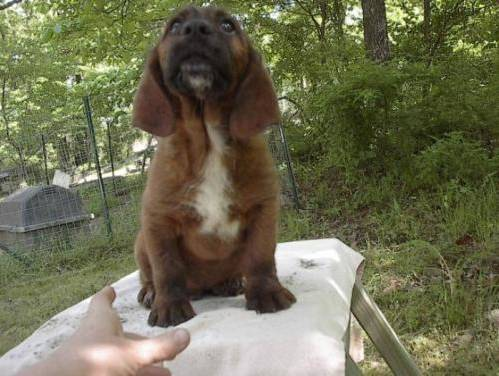
#> input picture input_image.jpg, 499 x 376 px
$ python main.py
#> lines starting #> are read from the running program, lines starting #| are printed output that depends on the picture
import cv2
def main():
    image_path = "input_image.jpg" # Replace with your image file
    image = cv2.imread(image_path)
#> image is the input picture: shape (376, 499, 3); mean B, G, R 81.8, 109.7, 110.5


    if image is None:
        print (f"Error: Unable to load image at {image_path}")
        return
    print("Original image loaded successfully.")

    sizes = {'small': (200, 200), 'medium': (400, 400), 'large': (600, 600)}

    for size_name, dimensions in sizes.items():
        resized = cv2.resize(image, dimensions)
        cv2.imshow(f"{size_name.capitalize()} Image", resized)
        cv2.imwrite(f"input_image_{size_name}.jpg", resized)
        print(f"Image resized to ({dimensions[0]}x{dimensions[1]} pixels ({size_name}) and saved.")
#> this loop made 3 passes
#> pass 1, in main, `resized = cv2.resize(image, dimensions)`:
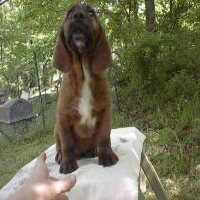
#> resized: shape (200, 200, 3); mean B, G, R 81.8, 109.7, 110.4
#> pass 2, in main, `resized = cv2.resize(image, dimensions)`:
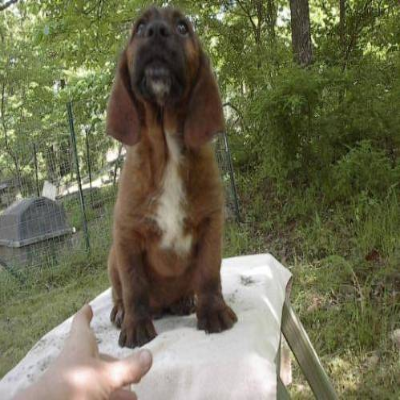
#> resized: shape (400, 400, 3); mean B, G, R 81.7, 109.6, 110.4


    print("Displaying resized images. Press any key in the image windows to exit.")
    cv2.waitKey(0)
    cv2.destroyAllWindows ()
    print ("All windows closed. Project completed successfully.")
if __name__ == "__main__":
    main()
